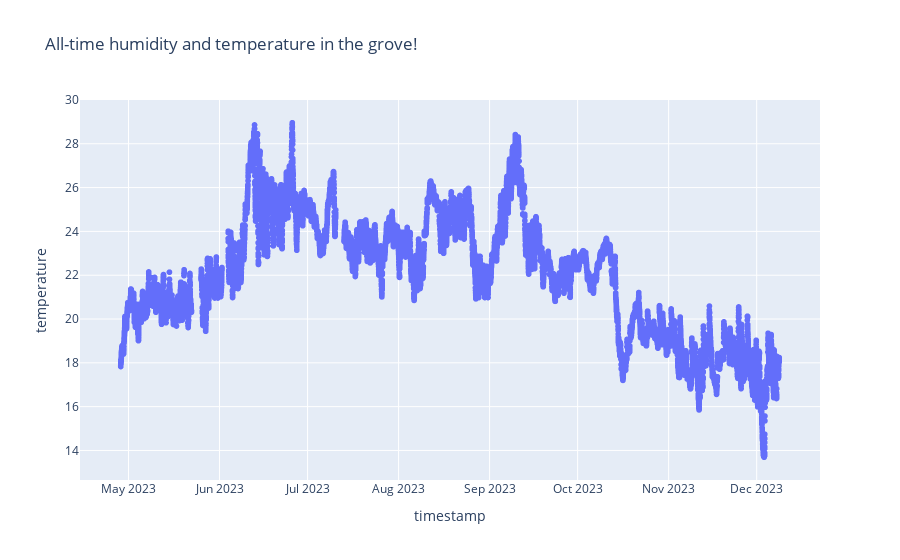

The notebook cell this image was saved under:
### Code cell
fig = px.scatter(df_preprocessed, y="temperature", title='All-time humidity and temperature in the grove!')
fig.show()

### Figure 1 — Plotly figure (JSON) as saved in the notebook; plotly's stock layout.template omitted (floating-point values rounded to 4 significant figures; data arrays with more than 128 entries replaced by an {"elided": "..."} marker saying what was removed)
{"data": [{"hovertemplate": "timestamp=%{x}<br>temperature=%{y}<extra></extra>", "legendgroup": "", "marker": {"color": "#636efa", "symbol": "circle"}, "mode": "markers", "name": "", "showlegend": false, "type": "scattergl", "x": {"elided": "17104 str values"}, "xaxis": "x", "y": {"elided": "17104 float values"}, "yaxis": "y"}], "layout": {"legend": {"tracegroupgap": 0}, "title": {"text": "All-time humidity and temperature in the grove!"}, "xaxis": {"anchor": "y", "domain": [0, 1], "title": {"text": "timestamp"}}, "yaxis": {"anchor": "x", "domain": [0, 1], "title": {"text": "temperature"}}}}
